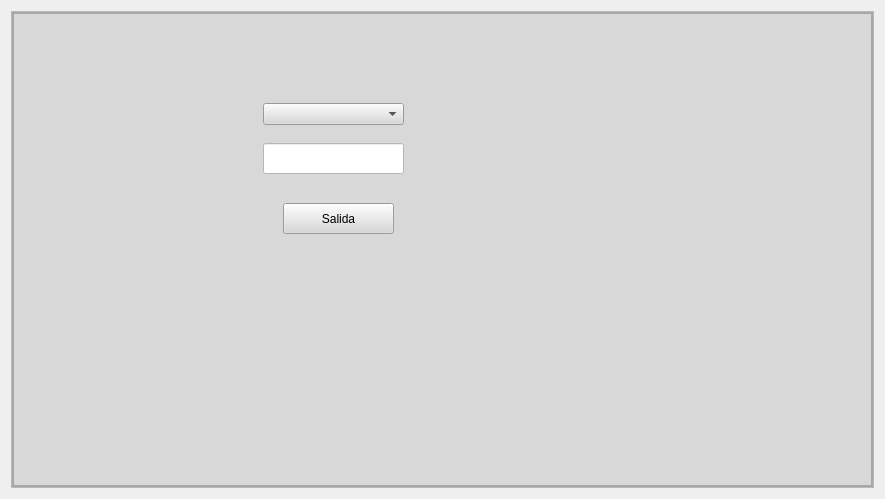
<?xml version="1.0" encoding="UTF-8"?>
<ui version="4.0">
 <class>Salidas</class>
 <widget class="QWidget" name="Salidas">
  <property name="geometry">
   <rect>
    <x>0</x>
    <y>0</y>
    <width>885</width>
    <height>499</height>
   </rect>
  </property>
  <property name="windowTitle">
   <string>Form</string>
  </property>
  <layout class="QVBoxLayout" name="verticalLayout">
   <item>
    <widget class="QFrame" name="central_frame">
     <property name="frameShape">
      <enum>QFrame::StyledPanel</enum>
     </property>
     <property name="frameShadow">
      <enum>QFrame::Raised</enum>
     </property>
     <layout class="QVBoxLayout" name="verticalLayout_2">
      <property name="spacing">
       <number>0</number>
      </property>
      <property name="leftMargin">
       <number>0</number>
      </property>
      <property name="topMargin">
       <number>0</number>
      </property>
      <property name="rightMargin">
       <number>0</number>
      </property>
      <property name="bottomMargin">
       <number>0</number>
      </property>
      <item>
       <widget class="QFrame" name="background_frame">
        <property name="styleSheet">
         <string notr="true">background-color: rgb(216, 216, 216);</string>
        </property>
        <property name="frameShape">
         <enum>QFrame::StyledPanel</enum>
        </property>
        <property name="frameShadow">
         <enum>QFrame::Raised</enum>
        </property>
        <layout class="QVBoxLayout" name="verticalLayout_3">
         <property name="spacing">
          <number>0</number>
         </property>
         <property name="leftMargin">
          <number>0</number>
         </property>
         <property name="topMargin">
          <number>0</number>
         </property>
         <property name="rightMargin">
          <number>0</number>
         </property>
         <property name="bottomMargin">
          <number>0</number>
         </property>
         <item>
          <widget class="QFrame" name="content_frame">
           <property name="frameShape">
            <enum>QFrame::StyledPanel</enum>
           </property>
           <property name="frameShadow">
            <enum>QFrame::Raised</enum>
           </property>
           <widget class="QPushButton" name="submit_salida_button">
            <property name="geometry">
             <rect>
              <x>270</x>
              <y>190</y>
              <width>111</width>
              <height>31</height>
             </rect>
            </property>
            <property name="text">
             <string>Salida</string>
            </property>
           </widget>
           <widget class="QLineEdit" name="cantidad_salida">
            <property name="geometry">
             <rect>
              <x>250</x>
              <y>130</y>
              <width>141</width>
              <height>31</height>
             </rect>
            </property>
            <property name="styleSheet">
             <string notr="true">background-color: rgb(255, 255, 255);</string>
            </property>
           </widget>
           <widget class="QComboBox" name="productos_salida">
            <property name="geometry">
             <rect>
              <x>250</x>
              <y>90</y>
              <width>141</width>
              <height>22</height>
             </rect>
            </property>
           </widget>
          </widget>
         </item>
        </layout>
       </widget>
      </item>
     </layout>
    </widget>
   </item>
  </layout>
 </widget>
 <resources/>
 <connections/>
</ui>
